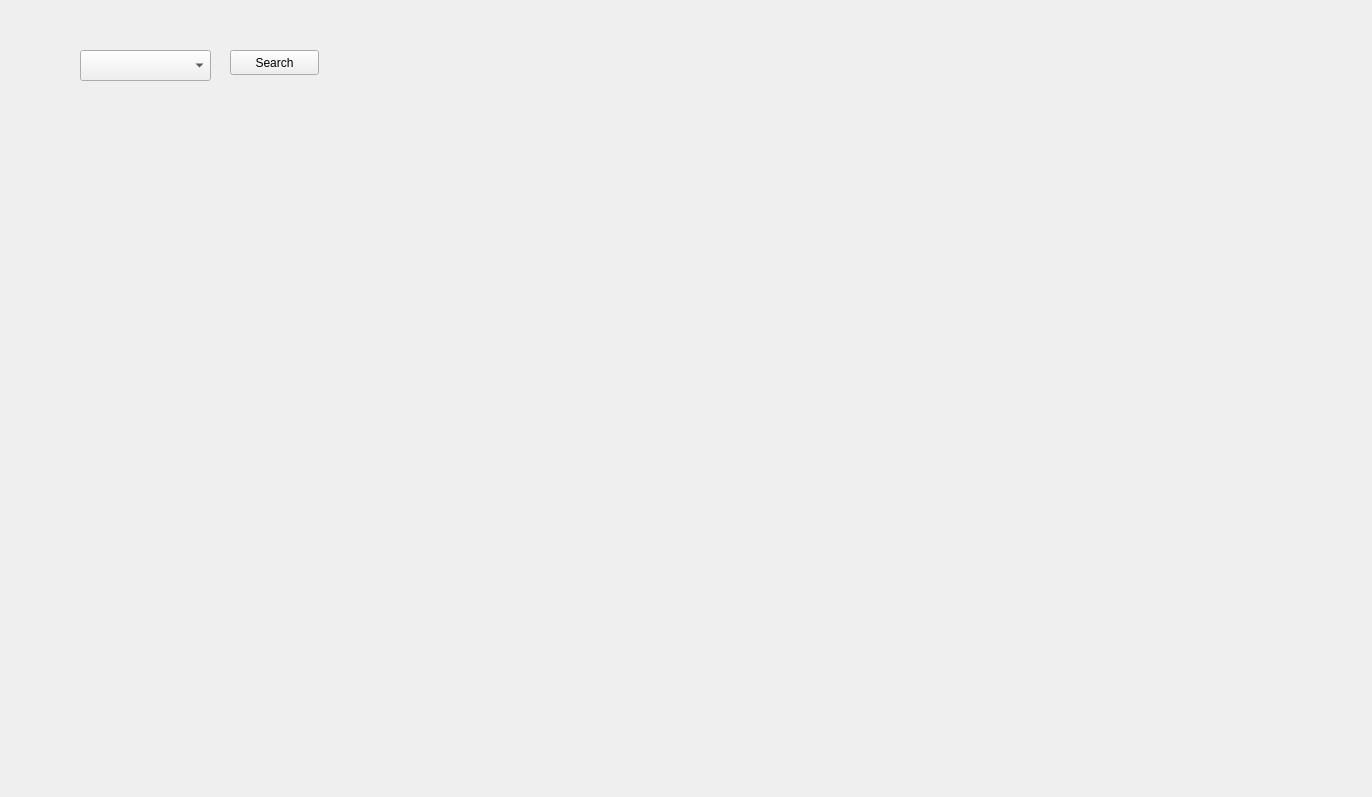
<?xml version="1.0" encoding="UTF-8"?>
<ui version="4.0">
 <class>JsonRpcTestInstallationNodeView</class>
 <widget class="QWidget" name="JsonRpcTestInstallationNodeView">
  <property name="geometry">
   <rect>
    <x>0</x>
    <y>0</y>
    <width>1372</width>
    <height>797</height>
   </rect>
  </property>
  <property name="windowTitle">
   <string>Form</string>
  </property>
  <widget class="QPushButton" name="pushButton">
   <property name="geometry">
    <rect>
     <x>230</x>
     <y>50</y>
     <width>89</width>
     <height>25</height>
    </rect>
   </property>
   <property name="text">
    <string>Search</string>
   </property>
  </widget>
  <widget class="QComboBox" name="comboBox">
   <property name="geometry">
    <rect>
     <x>80</x>
     <y>50</y>
     <width>131</width>
     <height>31</height>
    </rect>
   </property>
  </widget>
 </widget>
 <resources/>
 <connections/>
</ui>
